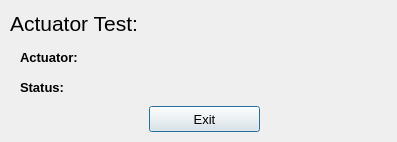
<?xml version="1.0" encoding="UTF-8"?>
<ui version="4.0">
 <class>actuatortest_Dialog</class>
 <widget class="QDialog" name="actuatortest_Dialog">
  <property name="windowModality">
   <enum>Qt::ApplicationModal</enum>
  </property>
  <property name="geometry">
   <rect>
    <x>0</x>
    <y>0</y>
    <width>397</width>
    <height>142</height>
   </rect>
  </property>
  <property name="minimumSize">
   <size>
    <width>397</width>
    <height>142</height>
   </size>
  </property>
  <property name="maximumSize">
   <size>
    <width>397</width>
    <height>142</height>
   </size>
  </property>
  <property name="font">
   <font>
    <family>Liberation Sans</family>
    <pointsize>10</pointsize>
   </font>
  </property>
  <property name="windowTitle">
   <string>Actuator Test</string>
  </property>
  <widget class="QLabel" name="actuatortitle_label">
   <property name="geometry">
    <rect>
     <x>20</x>
     <y>49</y>
     <width>61</width>
     <height>16</height>
    </rect>
   </property>
   <property name="font">
    <font>
     <weight>75</weight>
     <bold>true</bold>
    </font>
   </property>
   <property name="text">
    <string>Actuator:</string>
   </property>
  </widget>
  <widget class="QLabel" name="statustitle_label">
   <property name="geometry">
    <rect>
     <x>20</x>
     <y>79</y>
     <width>61</width>
     <height>16</height>
    </rect>
   </property>
   <property name="font">
    <font>
     <weight>75</weight>
     <bold>true</bold>
    </font>
   </property>
   <property name="text">
    <string>Status:</string>
   </property>
  </widget>
  <widget class="QLabel" name="actuator_label">
   <property name="geometry">
    <rect>
     <x>90</x>
     <y>49</y>
     <width>291</width>
     <height>16</height>
    </rect>
   </property>
   <property name="text">
    <string/>
   </property>
  </widget>
  <widget class="QLabel" name="status_label">
   <property name="geometry">
    <rect>
     <x>90</x>
     <y>79</y>
     <width>291</width>
     <height>16</height>
    </rect>
   </property>
   <property name="text">
    <string/>
   </property>
  </widget>
  <widget class="QPushButton" name="exit_pushButton">
   <property name="geometry">
    <rect>
     <x>149</x>
     <y>106</y>
     <width>111</width>
     <height>26</height>
    </rect>
   </property>
   <property name="text">
    <string>Exit</string>
   </property>
  </widget>
  <widget class="QLabel" name="title_label">
   <property name="geometry">
    <rect>
     <x>10</x>
     <y>10</y>
     <width>250</width>
     <height>26</height>
    </rect>
   </property>
   <property name="font">
    <font>
     <pointsize>16</pointsize>
    </font>
   </property>
   <property name="text">
    <string>Actuator Test:</string>
   </property>
  </widget>
 </widget>
 <resources/>
 <connections/>
</ui>
